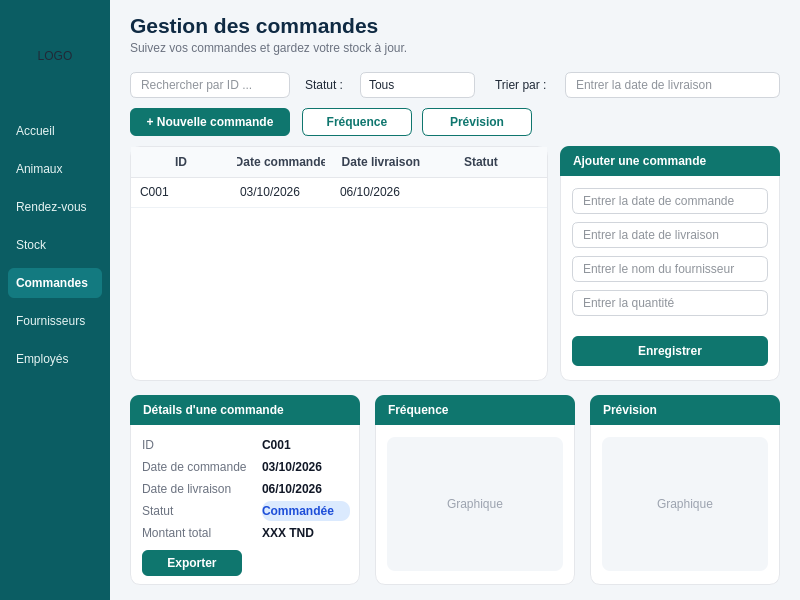
<?xml version="1.0" encoding="UTF-8"?>
<ui version="4.0">
 <class>MainWindow</class>
 <widget class="QMainWindow" name="MainWindow">
  <property name="geometry"><rect><x>0</x><y>0</y><width>800</width><height>600</height></rect></property>
  <property name="windowTitle"><string>Pet Manager - Gestion des commandes</string></property>
  <property name="styleSheet"><string notr="true">* { font-family: "Segoe UI", sans-serif; font-size: 9pt; }
QMainWindow, QWidget#centralwidget, QStackedWidget, QWidget#page_5, QWidget#page_6 { background-color: #F3F6F9; }
QLabel { background: transparent; color: #1F2937; }

QFrame#frameSidebar { background-color: #0B5D63; border: none; }
QFrame#frameSidebar QPushButton { background-color: transparent; color: #E6F4F3; border: none; border-radius: 6px; text-align: left; padding-left: 8px; font-size: 9pt; }
QFrame#frameSidebar QPushButton:hover { background-color: rgba(255,255,255,0.14); }
QFrame#frameSidebar QPushButton#btnCommande { background-color: #137A80; color: white; font-weight: bold; }

QLabel#label_titre { color: #0F2A43; font-size: 16pt; font-weight: bold; }
QLabel#label_soustitre { color: #6B7280; }

QLineEdit, QComboBox { background-color: white; color: #1F2937; border: 1px solid #D1D5DB; border-radius: 6px; padding: 1px 8px; selection-background-color: #0F766E; }
QLineEdit:focus, QComboBox:focus { border: 1px solid #0F766E; }
QComboBox::drop-down { border: none; width: 22px; }
QComboBox QAbstractItemView { background: white; color: #1F2937; border: 1px solid #D1D5DB; selection-background-color: #E6F4F3; selection-color: #0B5D63; }

QPushButton#btnAjouter, QPushButton#btnEnregistrer, QPushButton#btnExporter { background-color: #0F766E; color: white; border: none; border-radius: 6px; font-weight: bold; }
QPushButton#btnAjouter:hover, QPushButton#btnEnregistrer:hover, QPushButton#btnExporter:hover { background-color: #0B5D63; }
QPushButton#btnModifier, QPushButton#btnSupprimer { border: none; border-radius: 5px; color: white; font-weight: bold; min-width: 22px; max-width: 22px; min-height: 22px; max-height: 22px; }
QPushButton#btnModifier { background-color: #0F766E; }
QPushButton#btnSupprimer { background-color: #DC2626; }

QTableWidget { background-color: white; color: #1F2937; border: 1px solid #E5E7EB; border-radius: 10px; selection-background-color: #E6F4F3; selection-color: #0B5D63; }
QTableWidget::item { padding-left: 6px; border-bottom: 1px solid #EEF2F6; }
QHeaderView::section { background-color: #F8FAFC; color: #374151; border: none; border-bottom: 1px solid #E5E7EB; padding: 6px; font-weight: bold; }
QWidget#cellContainer { background: transparent; }
QLabel#badgeCommandee, QLabel#label_val_3 { background-color: #DBEAFE; color: #1D4ED8; border-radius: 9px; font-weight: bold; }

QFrame#frame_ajout, QFrame#frame_details, QFrame#frame_freq, QFrame#frame_prev { background-color: white; border: 1px solid #E5E7EB; border-radius: 10px; }
QFrame#frame_ajout QLabel, QFrame#frame_details QLabel, QFrame#frame_freq QLabel, QFrame#frame_prev QLabel { border: none; }
QLabel#label_titre_ajout, QLabel#label_titre_details, QLabel#label_titre_freq, QLabel#label_titre_prev { background-color: #0F766E; color: white; font-weight: bold; padding-left: 10px; border-top-left-radius: 9px; border-top-right-radius: 9px; }
QLabel#label_cle_0, QLabel#label_cle_1, QLabel#label_cle_2, QLabel#label_cle_3, QLabel#label_cle_4 { color: #6B7280; }
QLabel#label_val_0, QLabel#label_val_1, QLabel#label_val_2, QLabel#label_val_4 { color: #111827; font-weight: bold; }
QLabel#label_graph_freq, QLabel#label_graph_prev { background-color: #F3F6F9; color: #9CA3AF; border-radius: 8px; }

QPushButton#btnFrequence, QPushButton#btnPrevision { background-color: white; color: #0F766E; border: 1px solid #0F766E; border-radius: 6px; font-weight: bold; }
QPushButton#btnFrequence:hover, QPushButton#btnPrevision:hover { background-color: #E6F4F3; }
QPushButton#btnFrequence:pressed, QPushButton#btnPrevision:pressed { background-color: #CDE9E7; }
</string></property>
  <widget class="QWidget" name="centralwidget"><widget class="QStackedWidget" name="stackedWidget"><property name="geometry"><rect><x>0</x><y>0</y><width>800</width><height>600</height></rect></property><property name="currentIndex"><number>0</number></property><widget class="QWidget" name="page_5"><widget class="QFrame" name="frameSidebar"><property name="geometry"><rect><x>0</x><y>0</y><width>110</width><height>600</height></rect></property><widget class="QLabel" name="label_logo"><property name="geometry"><rect><x>9</x><y>10</y><width>92</width><height>92</height></rect></property><property name="text"><string>LOGO</string></property><property name="alignment"><set>Qt::AlignCenter</set></property></widget><widget class="QPushButton" name="btnAccueil"><property name="geometry"><rect><x>8</x><y>116</y><width>94</width><height>30</height></rect></property><property name="text"><string>Accueil</string></property></widget><widget class="QPushButton" name="btnAnimaux"><property name="geometry"><rect><x>8</x><y>154</y><width>94</width><height>30</height></rect></property><property name="text"><string>Animaux</string></property></widget><widget class="QPushButton" name="btnRendezvous"><property name="geometry"><rect><x>8</x><y>192</y><width>94</width><height>30</height></rect></property><property name="text"><string>Rendez-vous</string></property></widget><widget class="QPushButton" name="btnStock"><property name="geometry"><rect><x>8</x><y>230</y><width>94</width><height>30</height></rect></property><property name="text"><string>Stock</string></property></widget><widget class="QPushButton" name="btnCommande"><property name="geometry"><rect><x>8</x><y>268</y><width>94</width><height>30</height></rect></property><property name="text"><string>Commandes</string></property></widget><widget class="QPushButton" name="btnFournisseurs"><property name="geometry"><rect><x>8</x><y>306</y><width>94</width><height>30</height></rect></property><property name="text"><string>Fournisseurs</string></property></widget><widget class="QPushButton" name="btnEmployees"><property name="geometry"><rect><x>8</x><y>344</y><width>94</width><height>30</height></rect></property><property name="text"><string>Employés</string></property></widget></widget><widget class="QLabel" name="label_titre"><property name="geometry"><rect><x>130</x><y>10</y><width>500</width><height>30</height></rect></property><property name="text"><string>Gestion des commandes</string></property></widget><widget class="QLabel" name="label_soustitre"><property name="geometry"><rect><x>130</x><y>38</y><width>500</width><height>20</height></rect></property><property name="text"><string>Suivez vos commandes et gardez votre stock à jour.</string></property></widget><widget class="QLineEdit" name="lineEdit_recherche"><property name="geometry"><rect><x>130</x><y>72</y><width>160</width><height>26</height></rect></property><property name="placeholderText"><string>Rechercher par ID ...</string></property></widget><widget class="QLabel" name="label_filtre"><property name="geometry"><rect><x>305</x><y>72</y><width>55</width><height>26</height></rect></property><property name="text"><string>Statut :</string></property></widget><widget class="QComboBox" name="comboStatut"><property name="geometry"><rect><x>360</x><y>72</y><width>115</width><height>26</height></rect></property><item><property name="text"><string>Tous</string></property></item><item><property name="text"><string>Commandée</string></property></item><item><property name="text"><string>Livrée</string></property></item><item><property name="text"><string>Supprimée</string></property></item></widget><widget class="QLabel" name="label_tri"><property name="geometry"><rect><x>495</x><y>72</y><width>70</width><height>26</height></rect></property><property name="text"><string>Trier par :</string></property></widget><widget class="QLineEdit" name="lineEdit_date"><property name="geometry"><rect><x>565</x><y>72</y><width>215</width><height>26</height></rect></property><property name="placeholderText"><string>Entrer la date de livraison</string></property></widget><widget class="QPushButton" name="btnAjouter"><property name="geometry"><rect><x>130</x><y>108</y><width>160</width><height>28</height></rect></property><property name="text"><string>+ Nouvelle commande</string></property></widget><widget class="QPushButton" name="btnFrequence"><property name="geometry"><rect><x>302</x><y>108</y><width>110</width><height>28</height></rect></property><property name="text"><string>Fréquence</string></property></widget><widget class="QPushButton" name="btnPrevision"><property name="geometry"><rect><x>422</x><y>108</y><width>110</width><height>28</height></rect></property><property name="text"><string>Prévision</string></property></widget><widget class="QTableWidget" name="tableWidget"><property name="geometry"><rect><x>130</x><y>146</y><width>418</width><height>235</height></rect></property><property name="editTriggers"><set>QAbstractItemView::NoEditTriggers</set></property><property name="selectionBehavior"><enum>QAbstractItemView::SelectRows</enum></property><property name="horizontalScrollBarPolicy"><enum>Qt::ScrollBarAlwaysOff</enum></property><property name="showGrid"><bool>false</bool></property><property name="rowCount"><number>1</number></property><property name="columnCount"><number>5</number></property><attribute name="verticalHeaderVisible"><bool>false</bool></attribute><attribute name="horizontalHeaderStretchLastSection"><bool>true</bool></attribute><row/><column><property name="text"><string>ID</string></property></column><column><property name="text"><string>Date commande</string></property></column><column><property name="text"><string>Date livraison</string></property></column><column><property name="text"><string>Statut</string></property></column><column><property name="text"><string>Actions</string></property></column><item row="0" column="0"><property name="text"><string>C001</string></property></item><item row="0" column="1"><property name="text"><string>03/10/2026</string></property></item><item row="0" column="2"><property name="text"><string>06/10/2026</string></property></item><item row="0" column="3"><property name="text"><string></string></property></item><item row="0" column="4"><property name="text"><string></string></property></item></widget><widget class="QFrame" name="frame_ajout"><property name="geometry"><rect><x>560</x><y>146</y><width>220</width><height>235</height></rect></property><widget class="QLabel" name="label_titre_ajout"><property name="geometry"><rect><x>0</x><y>0</y><width>220</width><height>30</height></rect></property><property name="text"><string>Ajouter une commande</string></property></widget><widget class="QLineEdit" name="lineEdit_datecmd_C"><property name="geometry"><rect><x>12</x><y>42</y><width>196</width><height>26</height></rect></property><property name="placeholderText"><string>Entrer la date de commande</string></property></widget><widget class="QLineEdit" name="lineEdit_cmdliv_C"><property name="geometry"><rect><x>12</x><y>76</y><width>196</width><height>26</height></rect></property><property name="placeholderText"><string>Entrer la date de livraison</string></property></widget><widget class="QLineEdit" name="lineEdit_f_C"><property name="geometry"><rect><x>12</x><y>110</y><width>196</width><height>26</height></rect></property><property name="placeholderText"><string>Entrer le nom du fournisseur</string></property></widget><widget class="QLineEdit" name="lineEdit_qte_C"><property name="geometry"><rect><x>12</x><y>144</y><width>196</width><height>26</height></rect></property><property name="placeholderText"><string>Entrer la quantité</string></property></widget><widget class="QPushButton" name="btnEnregistrer"><property name="geometry"><rect><x>12</x><y>190</y><width>196</width><height>30</height></rect></property><property name="text"><string>Enregistrer</string></property></widget></widget><widget class="QFrame" name="frame_details"><property name="geometry"><rect><x>130</x><y>395</y><width>230</width><height>190</height></rect></property><widget class="QLabel" name="label_titre_details"><property name="geometry"><rect><x>0</x><y>0</y><width>230</width><height>30</height></rect></property><property name="text"><string>Détails d'une commande</string></property></widget><widget class="QLabel" name="label_cle_0"><property name="geometry"><rect><x>12</x><y>40</y><width>115</width><height>20</height></rect></property><property name="text"><string>ID</string></property></widget><widget class="QLabel" name="label_val_0"><property name="geometry"><rect><x>132</x><y>40</y><width>88</width><height>20</height></rect></property><property name="text"><string>C001</string></property></widget><widget class="QLabel" name="label_cle_1"><property name="geometry"><rect><x>12</x><y>62</y><width>115</width><height>20</height></rect></property><property name="text"><string>Date de commande</string></property></widget><widget class="QLabel" name="label_val_1"><property name="geometry"><rect><x>132</x><y>62</y><width>88</width><height>20</height></rect></property><property name="text"><string>03/10/2026</string></property></widget><widget class="QLabel" name="label_cle_2"><property name="geometry"><rect><x>12</x><y>84</y><width>115</width><height>20</height></rect></property><property name="text"><string>Date de livraison</string></property></widget><widget class="QLabel" name="label_val_2"><property name="geometry"><rect><x>132</x><y>84</y><width>88</width><height>20</height></rect></property><property name="text"><string>06/10/2026</string></property></widget><widget class="QLabel" name="label_cle_3"><property name="geometry"><rect><x>12</x><y>106</y><width>115</width><height>20</height></rect></property><property name="text"><string>Statut</string></property></widget><widget class="QLabel" name="label_val_3"><property name="geometry"><rect><x>132</x><y>106</y><width>88</width><height>20</height></rect></property><property name="text"><string>Commandée</string></property></widget><widget class="QLabel" name="label_cle_4"><property name="geometry"><rect><x>12</x><y>128</y><width>115</width><height>20</height></rect></property><property name="text"><string>Montant total</string></property></widget><widget class="QLabel" name="label_val_4"><property name="geometry"><rect><x>132</x><y>128</y><width>88</width><height>20</height></rect></property><property name="text"><string>XXX TND</string></property></widget><widget class="QPushButton" name="btnExporter"><property name="geometry"><rect><x>12</x><y>155</y><width>100</width><height>26</height></rect></property><property name="text"><string>Exporter</string></property></widget></widget><widget class="QFrame" name="frame_freq"><property name="geometry"><rect><x>375</x><y>395</y><width>200</width><height>190</height></rect></property><widget class="QLabel" name="label_titre_freq"><property name="geometry"><rect><x>0</x><y>0</y><width>200</width><height>30</height></rect></property><property name="text"><string>Fréquence</string></property></widget><widget class="QLabel" name="label_graph_freq"><property name="geometry"><rect><x>12</x><y>42</y><width>176</width><height>134</height></rect></property><property name="text"><string>Graphique</string></property><property name="alignment"><set>Qt::AlignCenter</set></property></widget></widget><widget class="QFrame" name="frame_prev"><property name="geometry"><rect><x>590</x><y>395</y><width>190</width><height>190</height></rect></property><widget class="QLabel" name="label_titre_prev"><property name="geometry"><rect><x>0</x><y>0</y><width>190</width><height>30</height></rect></property><property name="text"><string>Prévision</string></property></widget><widget class="QLabel" name="label_graph_prev"><property name="geometry"><rect><x>12</x><y>42</y><width>166</width><height>134</height></rect></property><property name="text"><string>Graphique</string></property><property name="alignment"><set>Qt::AlignCenter</set></property></widget></widget></widget><widget class="QWidget" name="page_6"/></widget></widget>
 </widget>
 <resources/>
 <connections/>
</ui>
